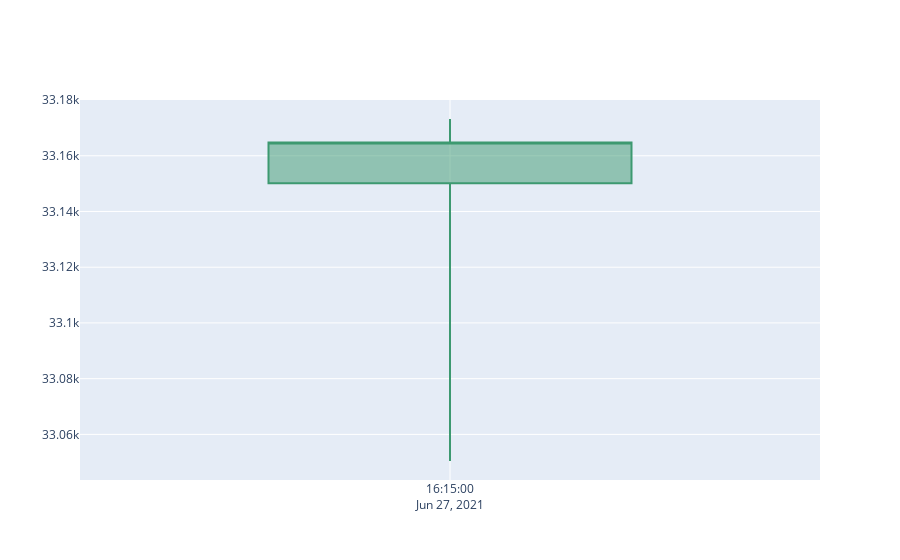

Notebook source saved alongside this figure:
### Markdown cell above
# Plot patterns

### Code cell
# We need check what is patterns
indexex = data[data['signal'] == 1].index
# Select indexes
temp = data[data.index == indexex[30]]
fig = go.Figure(data=[go.Candlestick(x=temp.index,
                                     open=temp['open'],
                                     high=temp['high'],
                                     low=temp['low'],
                                     close=temp['close'])])
fig.update_layout(xaxis_rangeslider_visible=False)
fig.show()

### Figure 1 — Plotly figure (JSON) as saved in the notebook; plotly's stock layout.template omitted (floating-point values rounded to 4 significant figures)
{"data": [{"close": [33160.0], "high": [33170.0], "low": [33050.0], "open": [33150.0], "type": "candlestick", "x": ["2021-06-27T16:15:00"]}], "layout": {"xaxis": {"rangeslider": {"visible": false}}}}
